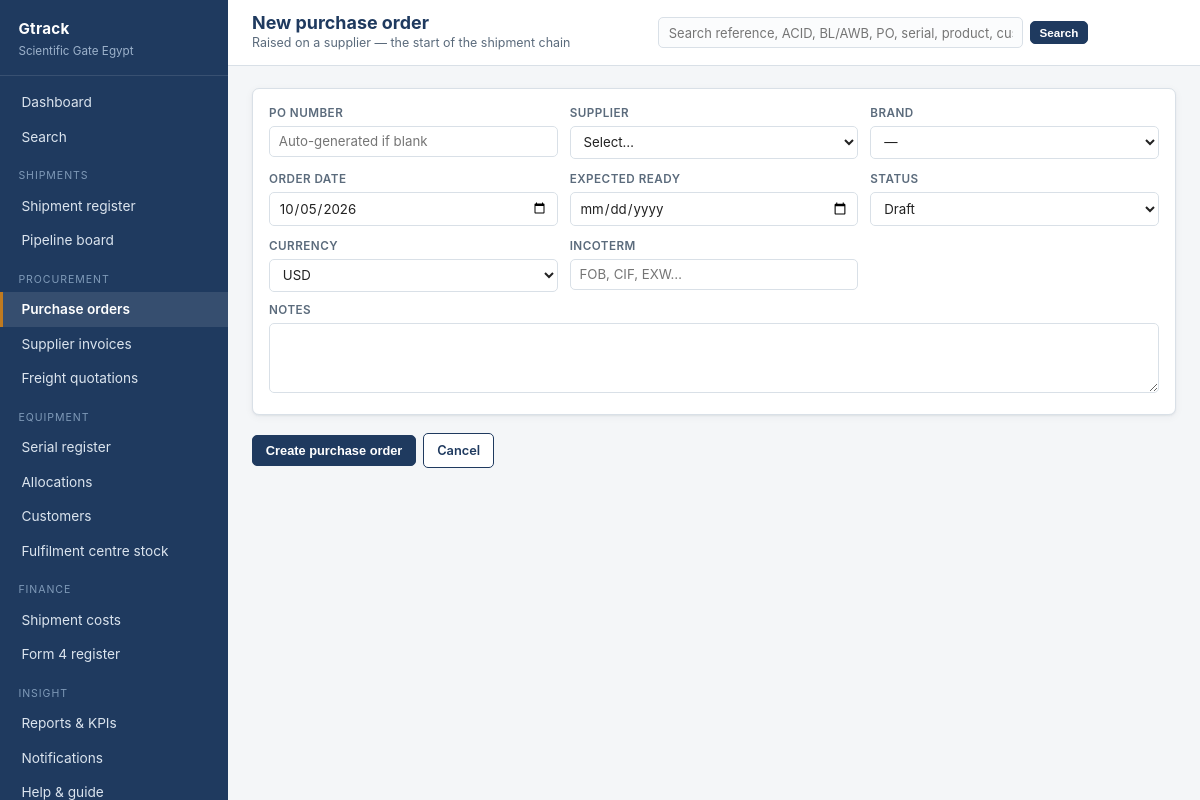
/purchase-orders/new (signed in), run on the app's committed database.
### app/models.py (models this page shows, shortened)
class User(UserMixin, db.Model):
    __tablename__ = "users"
    id = db.Column(db.Integer, primary_key=True)
    name = db.Column(db.String(120), nullable=False)
    email = db.Column(db.String(160), unique=True, nullable=False)
    password_hash = db.Column(db.String(256))
    role_id = db.Column(db.Integer, db.ForeignKey("roles.id"))
    phone = db.Column(db.String(40))
    language = db.Column(db.String(5), default="en")   # "en" or "ar"
    is_active_flag = db.Column(db.Boolean, default=True)
    last_login = db.Column(db.DateTime)
    created_at = db.Column(db.DateTime, default=datetime.utcnow)
    role = db.relationship("Role", back_populates="users")
    customers = db.relationship("Customer", back_populates="sales_owner")
    @property
    def is_active(self):
        return bool(self.is_active_flag)
    def can(self, perm):
        return bool(self.role and self.role.has(perm))

### app/views/purchase_orders.py (the view, shortened to what this page needs)
@bp.route("/new", methods=["GET", "POST"])
@permission_required("edit_po")
def create():
    return render_template("purchase_orders/form.html", po=None,
                           suppliers=Supplier.query.order_by(Supplier.name).all(),
                           brands=Brand.query.order_by(Brand.brand_name).all(),
                           statuses=PO_STATUSES, currencies=CURRENCIES)

### app/__init__.py (called while the page is built)
@login_manager.user_loader
def load_user(user_id):
    return db.session.get(User, int(user_id))

### app/auth.py (called while the page is built)
def permission_required(perm):
    def decorator(f):
        @wraps(f)
        @login_required
        def wrapper(*args, **kwargs):
            if not current_user.can(perm):
                abort(403)
            return f(*args, **kwargs)
        return wrapper
    return decorator

### app/i18n.py (called while the page is built)
def get_locale():
    if not has_request_context():
        return DEFAULT_LANGUAGE
    try:
        if current_user.is_authenticated and getattr(current_user, "language", None):
            if current_user.language in LANGUAGES:
                return current_user.language
    except Exception:
        pass
    lang = session.get("language")
    return lang if lang in LANGUAGES else DEFAULT_LANGUAGE

def is_rtl():
    return get_locale() in RTL_LANGUAGES

def direction():
    return "rtl" if is_rtl() else "ltr"

def t(text, **kwargs):
    if text is None:
        return ""
    lang = get_locale()
    entry = TRANSLATIONS.get(str(text))
    if entry:
        out = entry.get(lang) or entry.get("en") or text
    else:
        out = text
    if kwargs:
        try:
            out = out.format(**kwargs)
        except (KeyError, IndexError, ValueError):
            pass
    return out

### app/models.py (called while the page is built)
    def perm_list(self):
        return [p.strip() for p in (self.permissions or "").split(",") if p.strip()]

    def has(self, perm):
        perms = self.perm_list()
        return "*" in perms or perm in perms

    @property
    def name_label(self):
        from .i18n import t
        return t(self.role_name)

### app/templates/purchase_orders/form.html (shortened to what this page needs)
{% extends "base.html" %}
{% block heading %}{{ 'Edit ' ~ po.po_number if po else 'New purchase order' }}{% endblock %}
{% block crumb %}{{ t("Raised on a supplier — the start of the shipment chain") }}{% endblock %}
{% block content %}
<form method="post">
  <div class="card">
    <div class="card-body">
      <div class="grid c3">
        {% if not po %}
        <div class="field">
          <label>{{ t("PO number") }}</label>
          <input type="text" name="po_number" placeholder="Auto-generated if blank">
        </div>
        {% endif %}
        <div class="field">
          <label>{{ t("Supplier") }}</label>
          <select name="supplier_id" required>
            <option value="">Select…</option>
          </select>
        </div>
        <div class="field">
          <label>{{ t("Brand") }}</label>
          <select name="brand_id">
            <option value="">—</option>
          </select>
        </div>
        <div class="field">
          <label>{{ t("Order date") }}</label>
          <input type="date" name="order_date" value="{{ po.order_date.isoformat() if po and po.order_date else today.isoformat() }}">
        </div>
        <div class="field">
          <label>{{ t("Expected ready") }}</label>
          <input type="date" name="expected_ready_date"
                 value="{{ po.expected_ready_date.isoformat() if po and po.expected_ready_date else '' }}">
        </div>
        <div class="field">
          <label>{{ t("Status") }}</label>
          <select name="status">
            {% for code, label in statuses %}
              <option value="{{ code }}" {{ 'selected' if po and po.status == code }}>{{ label }}</option>
            {% endfor %}
          </select>
        </div>
        <div class="field">
          <label>{{ t("Currency") }}</label>
          <select name="currency">
            {% for c in currencies %}
              <option {{ 'selected' if (po and po.currency == c) or (not po and c == 'USD') }}>{{ c }}</option>
            {% endfor %}
          </select>
        </div>
        <div class="field">
          <label>{{ t("Incoterm") }}</label>
          <input type="text" name="incoterm" value="{{ po.incoterm or '' if po }}" placeholder="FOB, CIF, EXW…">
        </div>
      </div>
      <div class="field" style="margin-top:.6rem">
        <label>{{ t("Notes") }}</label>
        <textarea name="notes" rows="2">{{ po.notes or '' if po }}</textarea>
      </div>
    </div>
  </div>
  <div class="btn-row">
    <button class="btn" type="submit">{{ 'Save changes' if po else 'Create purchase order' }}</button>
    <a class="btn ghost" href="{{ url_for('purchase_orders.detail', po_id=po.id) if po else url_for('purchase_orders.index') }}">{{ t("Cancel") }}</a>
  </div>
</form>
{% endblock %}

### app/templates/base.html (shortened to what this page needs)
<!doctype html>
<html lang="{{ locale }}" dir="{{ direction }}">
<head>
  <link rel="stylesheet" href="{{ url_for('static', filename='style.css') }}">
</head>
<body>
<div class="shell">
  <aside class="sidebar">
    <div class="brand">
      <div class="co">{{ app_name }}</div>
      <div class="sub">{{ org_name }}</div>
    </div>
    <nav class="nav">
      <a href="{{ url_for('dashboard.index') }}" class="{{ 'active' if (request.endpoint or '') == 'dashboard.index' }}">{{ t("Dashboard") }}</a>
      <a href="{{ url_for('search.index') }}" class="{{ 'active' if (request.endpoint or '') == 'search.index' }}">{{ t("Search") }}</a>
      <div class="group">{{ t("Shipments") }}</div>
      <a href="{{ url_for('shipments.index') }}" class="{{ 'active' if (request.endpoint or '') == 'shipments.index' }}">{{ t("Shipment register") }}</a>
      <a href="{{ url_for('shipments.board') }}" class="{{ 'active' if (request.endpoint or '') == 'shipments.board' }}">{{ t("Pipeline board") }}</a>
      {% if current_user.can('view_all') %}
      <div class="group">{{ t("Procurement") }}</div>
      <a href="{{ url_for('purchase_orders.index') }}" class="{{ 'active' if 'purchase_orders' in (request.endpoint or '') }}">{{ t("Purchase orders") }}</a>
      <a href="{{ url_for('finance.invoices') }}" class="{{ 'active' if (request.endpoint or '') == 'finance.invoices' }}">{{ t("Supplier invoices") }}</a>
      <a href="{{ url_for('finance.quotations') }}" class="{{ 'active' if (request.endpoint or '') == 'finance.quotations' }}">{{ t("Freight quotations") }}</a>
      {% endif %}
      <div class="group">{{ t("Equipment") }}</div>
      <a href="{{ url_for('assets.index') }}" class="{{ 'active' if (request.endpoint or '') == 'assets.index' }}">{{ t("Serial register") }}</a>
      <a href="{{ url_for('assets.allocations') }}" class="{{ 'active' if (request.endpoint or '') == 'assets.allocations' }}">{{ t("Allocations") }}</a>
      <a href="{{ url_for('assets.customers') }}" class="{{ 'active' if (request.endpoint or '') == 'assets.customers' }}">{{ t("Customers") }}</a>
      {% if current_user.can('view_all') %}
      <a href="{{ url_for('assets.hub_stock') }}" class="{{ 'active' if (request.endpoint or '') == 'assets.hub_stock' }}">{{ t("Fulfilment centre stock") }}</a>
      {% endif %}
      {% if current_user.can('view_all') or current_user.can('edit_cost') %}
      <div class="group">{{ t("Finance") }}</div>
      <a href="{{ url_for('finance.costs') }}" class="{{ 'active' if (request.endpoint or '') == 'finance.costs' }}">{{ t("Shipment costs") }}</a>
      <a href="{{ url_for('finance.bank_registrations') }}" class="{{ 'active' if (request.endpoint or '') == 'finance.bank_registrations' }}">{{ t("Form 4 register") }}</a>
      {% endif %}
      <div class="group">{{ t("Insight") }}</div>
      {% if current_user.can('view_reports') %}
      <a href="{{ url_for('reports.index') }}" class="{{ 'active' if (request.endpoint or '') == 'reports.index' }}">{{ t("Reports & KPIs") }}</a>
      {% endif %}
      <a href="{{ url_for('admin.notifications') }}" class="{{ 'active' if (request.endpoint or '') == 'admin.notifications' }}">{{ t("Notifications") }}</a>
      <a href="{{ url_for('help.index') }}" class="{{ 'active' if (request.endpoint or '') == 'help.index' }}">{{ t("Help & guide") }}</a>
    </nav>
  </aside>
  <div class="main">
    <div class="topbar">
      <div style="min-width:0">
        <h1 style="font-size:1.12rem;margin:0">{% block heading %}{% endblock %}</h1>
        <div class="crumb">{% block crumb %}{% endblock %}</div>
      </div>
      <form method="get" action="{{ url_for('search.index') }}" class="topsearch">
        <input type="text" name="q" value="{{ request.args.get('q', '') if (request.endpoint or '') == 'search.index' }}"
               placeholder="{{ t('Search reference, ACID, BL/AWB, PO, serial, product, customer…') }}"
               aria-label="{{ t('Search') }}">
        <button class="btn sm" type="submit">{{ t("Search") }}</button>
      </form>
    </div>
    <div class="content">
      {% block content %}{% endblock %}
    </div>
  </div>
</div>
</body>
</html>

### app/static/style.css (style rules this page uses)
:root { --navy:#1f3a5f; --navy-dark:#152a45; --maroon:#8a2f2f; --olive:#4a5a3a; --amber:#c07a1f; --green:#2f7a4f; --ink:#222; --muted:#5b6b7c; --line:#d9e0e7; --line-soft:#e8edf1; --bg:#f4f6f8; --card:#fff; --radius:7px; --shadow:0 1px 2px rgba(16,32,52,.06), 0 2px 8px rgba(16,32,52,.05); }
* { box-sizing:border-box }
body { margin:0;font:14px/1.5 -apple-system,BlinkMacSystemFont,"Segoe UI",Roboto,Helvetica,Arial,sans-serif; color:var(--ink);background:var(--bg);-webkit-font-smoothing:antialiased }
a { color:var(--navy);text-decoration:none }
h1,h2,h3,h4 { margin:0 0 .5rem;line-height:1.25 }
h1 { font-size:1.5rem;color:var(--navy) }
.shell { display:flex;min-height:100vh }
.sidebar { width:228px;flex:0 0 228px;background:var(--navy);color:#dbe4ee;display:flex;flex-direction:column;position:sticky;top:0;height:100vh;overflow-y:auto }
.brand { padding:1.1rem 1.15rem .9rem;border-bottom:1px solid rgba(255,255,255,.11) }
.brand .co { font-weight:700;color:#fff;font-size:.95rem;letter-spacing:.02em }
.brand .sub { font-size:.73rem;color:#9db2cb;margin-top:.15rem }
.nav { padding:.6rem 0;flex:1 }
.nav .group { font-size:.66rem;text-transform:uppercase;letter-spacing:.09em;color:#7f9ab8;padding:.85rem 1.15rem .3rem }
.nav a { display:block;padding:.44rem 1.15rem;color:#dbe4ee;font-size:.855rem;border-left:3px solid transparent }
.nav a.active { background:rgba(255,255,255,.1);border-left-color:var(--amber);color:#fff;font-weight:600 }
.main { flex:1;min-width:0;display:flex;flex-direction:column }
.topbar { background:#fff;border-bottom:1px solid var(--line);padding:.75rem 1.5rem;display:flex; align-items:center;gap:1rem;justify-content:space-between;position:sticky;top:0;z-index:20 }
.topbar .crumb { font-size:.78rem;color:var(--muted) }
.content { padding:1.35rem 1.5rem 3rem;flex:1 }
.card { background:var(--card);border:1px solid var(--line);border-radius:var(--radius); box-shadow:var(--shadow);margin-bottom:1.15rem;overflow:hidden }
.card-body { padding:1rem }
.btn { display:inline-block;padding:.42rem .8rem;border-radius:5px;border:1px solid var(--navy); background:var(--navy);color:#fff;font-size:.8rem;font-weight:600;cursor:pointer;text-align:center }
.btn.ghost { background:#fff;color:var(--navy) }
.btn.sm { padding:.25rem .55rem;font-size:.73rem }
.btn-row { display:flex;gap:.45rem;flex-wrap:wrap;align-items:center }
label { display:block;font-size:.73rem;font-weight:600;color:var(--muted);margin-bottom:.22rem; text-transform:uppercase;letter-spacing:.04em }
input[type=text],input[type=email],input[type=password],input[type=number],input[type=date], input[type=file],select,textarea { width:100%;padding:.42rem .55rem;border:1px solid var(--line);border-radius:5px;font-size:.83rem; font-family:inherit;background:#fff;color:var(--ink) }
textarea { min-height:70px;resize:vertical }
.grid { display:grid;gap:.75rem }
.grid.c3 { grid-template-columns:repeat(3,minmax(0,1fr)) }
.field { min-width:0 }
.topsearch { display:flex;gap:.4rem;align-items:center;flex:1;max-width:430px;min-width:0 }
.topsearch input { flex:1;min-width:0;padding:.38rem .6rem;font-size:.81rem; border:1px solid var(--line);border-radius:5px;background:#fbfcfd }

### data on the page
User: is_active_flag+language "Dashboard", is_active_flag+language "Search", is_active_flag+language "SHIPMENTS", is_active_flag+language "Shipment register", is_active_flag+language "Pipeline board", is_active_flag+language "PROCUREMENT", is_active_flag+language "Purchase orders", is_active_flag+language "Supplier invoices", is_active_flag+language "Freight quotations", is_active_flag+language "EQUIPMENT", is_active_flag+language "Serial register", is_active_flag+language "Allocations", is_active_flag+language "Customers", is_active_flag+language "Fulfilment centre stock", is_active_flag+language "FINANCE", is_active_flag+language "Shipment costs", is_active_flag+language "Form 4 register", is_active_flag+language "INSIGHT", is_active_flag+language "Reports & KPIs", is_active_flag+language "Notifications", is_active_flag+language "Help & guide", is_active_flag+language "Raised on a supplier — the start of the shipment chain", q "Search reference, ACID, BL/AWB, PO, serial, product, customer…", is_active_flag+language "PO NUMBER", is_active_flag+language "SUPPLIER", is_active_flag+language "BRAND", is_active_flag+language "ORDER DATE", is_active_flag+language "EXPECTED READY", is_active_flag+language "STATUS", is_active_flag+language "CURRENCY", is_active_flag+language "INCOTERM", is_active_flag+language "NOTES", is_active_flag+language "Cancel"

### other printed values
{{ app_name }} "Gtrack"
{{ org_name }} "Scientific Gate Egypt"
{{ 'Edit ' ~ po.po_number if po else 'New purchase order' }} "New purchase order"
{{ 'Save changes' if po else 'Create purchase order' }} "Create purchase order"
form field status "Draft"
form field currency "USD"
